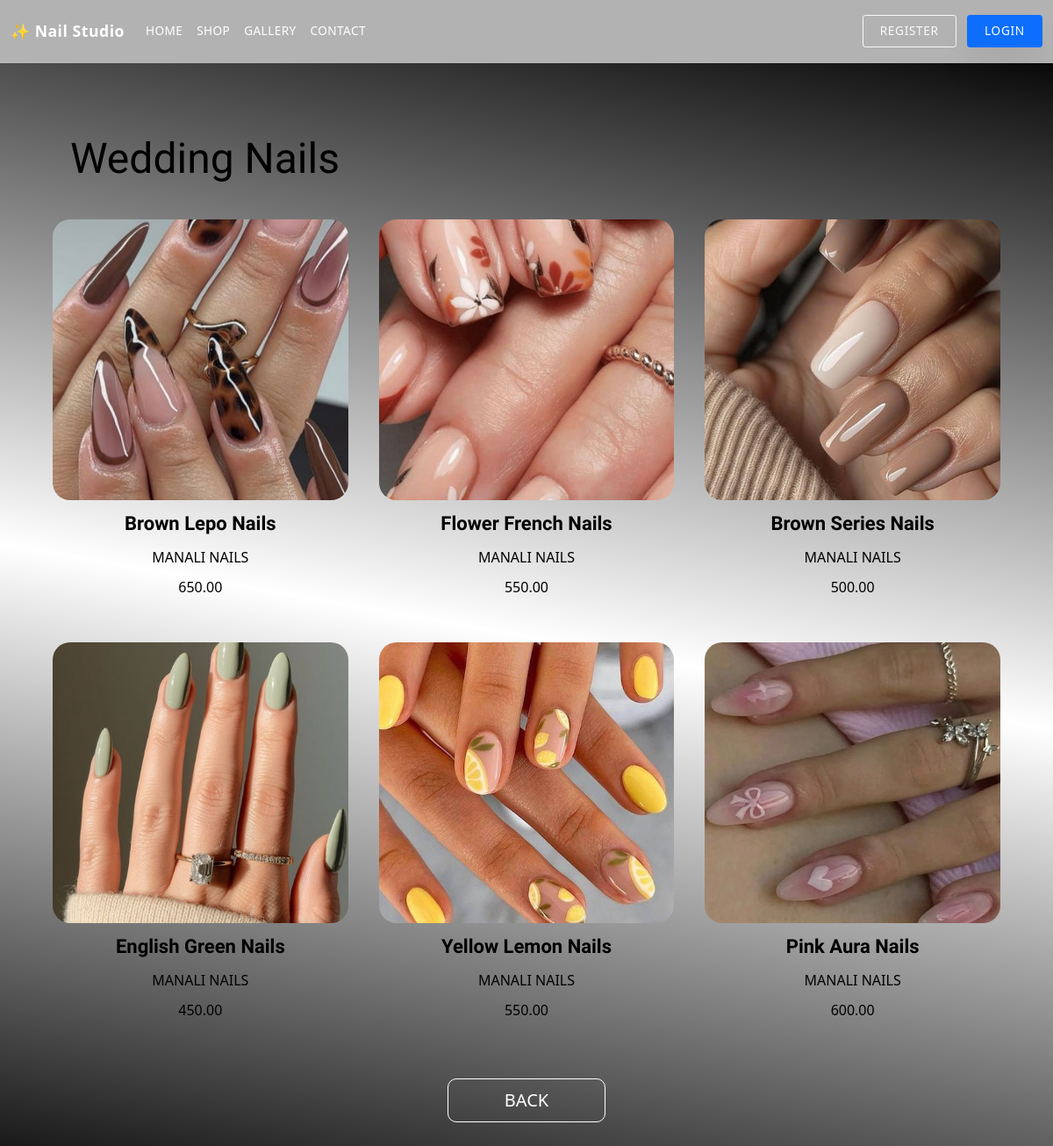
The page /wedding/ on the database its author committed.
### demo/models.py (models this page shows, shortened)
class Product(models.Model):
    name = models.CharField(max_length=200)
    brand = models.CharField(max_length=200, default="MANALI NAILS")
    image = models.ImageField(upload_to='images/')
    price = models.DecimalField(max_digits=10, decimal_places=2, default=0.00)

### demo/views.py (the view)
# urls.py: path('wedding/',views.wedding,name='wedding'),
def wedding(request):
    products = Product.objects.all()
    return render(request , 'wedding.html' , {'products': products[72:78]})

### demo/templates/wedding.html
{% extends "base.html" %}
{% load static %}
{% block extra_css %}
<link rel="stylesheet" href="{% static 'css/wedding.css' %}">
{% endblock %}
{% block content %}
<div class="seller-section">
    <h1 class="seller-title">Wedding Nails</h1>
    <div class="seller-grid">
        {% for product in products %}
        <div class="seller-card">
            <a href="{% url 'details' product.id %}">
                <img class="seller-image" src="{{ product.image.url }}" alt="{{ product.name }}">
            </a>
            <p class="seller-name"><b>{{ product.name }}</b></p>
            <p class="seller-brand">{{ product.brand }}</p>
            <p class="seller-price">{{ product.price }}</p>
        </div>
        {% endfor %}
    </div>
    <div class="btn-wrapper">
        <a href="{% url 'shop' %}">
            <button class="shop-btn">BACK</button>
        </a>
    </div>
</div>
{% endblock %}

### demo/static/css/base.css (style rules this page uses)
:root { --color-bg: #f8f5f7; --color-surface: #ffffff; --color-surface-dark: #0d0d0d; --color-text: #1f1f1f; --color-text-muted: #5b5b5b; --color-accent: #f06292; --color-accent-dark: #b71c5c; --color-border: rgba(15, 15, 15, 0.08); --shadow-soft: 0 20px 40px rgba(15, 15, 15, 0.08); --shadow-card: 0 25px 60px rgba(14, 8, 30, 0.14); --nav-height: 72px; --max-width: 1200px; }
*, *::before, *::after { box-sizing: border-box; }
html { font-size: 16px; scroll-behavior: smooth; }
body { margin: 0; min-height: 100vh; font-family: "Inter", "Poppins", "Libre Baskerville", system-ui, -apple-system, BlinkMacSystemFont, "Segoe UI", sans-serif; background: var(--color-bg); color: var(--color-text); line-height: 1.6; -webkit-font-smoothing: antialiased; }
img, picture { max-width: 100%; display: block; height: auto; border-radius: inherit; }
a { color: inherit; text-decoration: none; }
button, input, textarea, select { font: inherit; color: inherit; }

### demo/static/css/wedding.css (style rules this page uses)
.seller-section { background: linear-gradient(10deg, rgba(1, 1, 1, 1) 0%, rgba(255, 255, 255, 1) 50%, rgba(10, 10, 10, 1) 100%); padding: 80px 20px 100px; color: black; }
.seller-title { font-size: 48px; font-family: "Quintessential", serif; margin-left: 60px; margin-bottom: 40px; }
.seller-grid { display: grid; grid-template-columns: repeat(auto-fit, minmax(260px, 1fr)); gap: 35px; padding: 0 40px; }
.seller-card { text-align: center; }
.seller-image { width: 100%; height: 320px; object-fit: cover; border-radius: 20px; transition: 0.4s; }
.seller-name { font-size: 22px; font-family: "Quintessential", serif; margin-top: 10px; }
.seller-brand, .seller-price { margin-top: -6px; font-size: 16px; }
.btn-wrapper { text-align: center; margin-top: 50px; }
.shop-btn { background: transparent; height: 50px; width: 180px; font-size: 20px; border-radius: 10px; color: white; border: 1px solid white; cursor: pointer; transition: 0.3s; }

### rows shown on the page
Product: image (picture), name "Brown Lepo Nails", brand "MANALI NAILS", price "650.00"
Product: image (picture), name "Flower French Nails", brand "MANALI NAILS", price "550.00"
Product: image (picture), name "Brown Series Nails", brand "MANALI NAILS", price "500.00"
Product: image (picture), name "English Green Nails", brand "MANALI NAILS", price "450.00"
Product: image (picture), name "Yellow Lemon Nails", brand "MANALI NAILS", price "550.00"
Product: image (picture), name "Pink Aura Nails", brand "MANALI NAILS", price "600.00"
